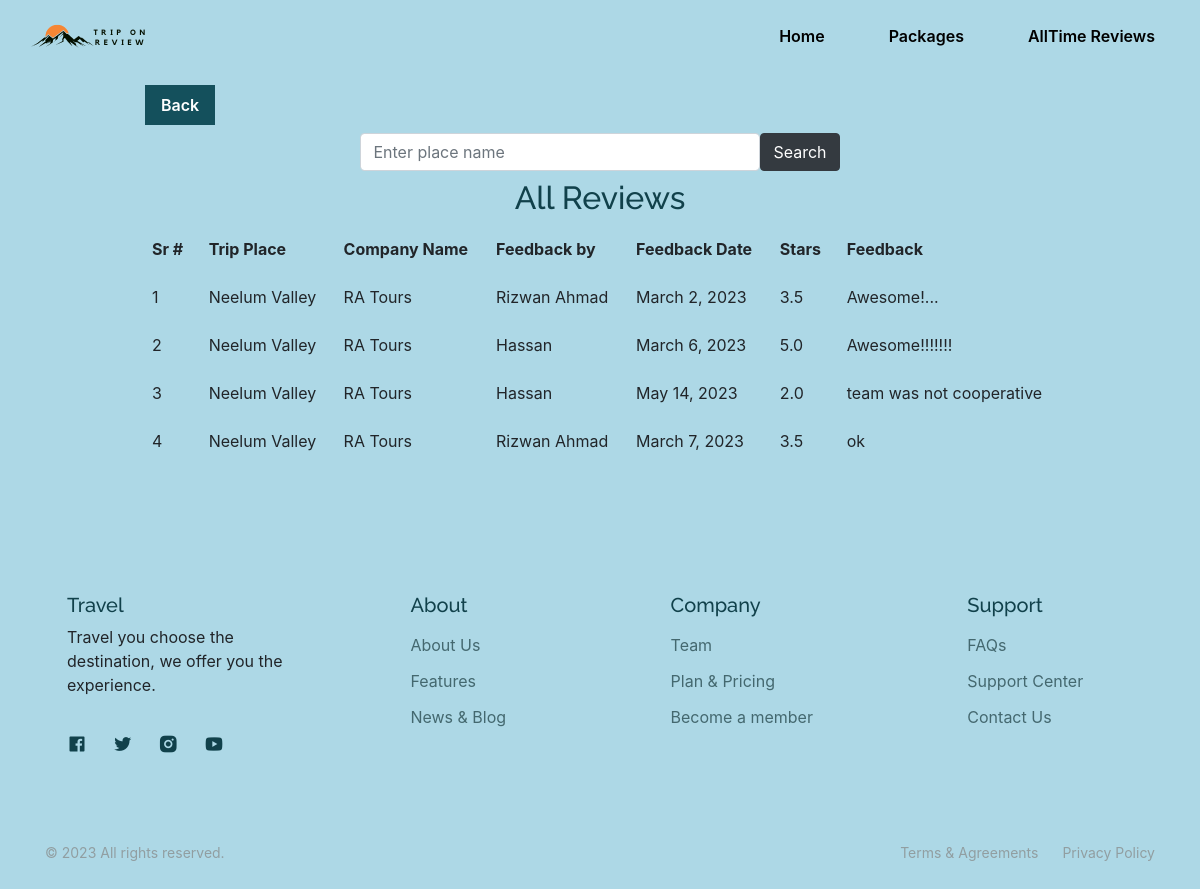
/placereviews/place=3, run on the app's committed database.
### app/models.py (models this page shows, shortened)
class Feedback(models.Model):
    usersignup_id = models.ForeignKey(Usersignup, related_name='usignup_id', on_delete=CASCADE)
    order_id = models.ForeignKey(Order, related_name='orderid', on_delete=CASCADE)
    stars = models.FloatField()
    feedback = models.CharField(max_length=250)
    feedback_date = models.DateField(default=datetime.date.today)

class Order(models.Model):
    usersignup_id = models.ForeignKey(Usersignup, related_name='usersignup_id', on_delete=CASCADE)
    trip_id = models.ForeignKey(Trip, related_name='trip', on_delete=CASCADE)
    order_id = models.CharField(max_length=10)
    name = models.CharField(max_length=100)
    email = models.EmailField()
    contact = models.CharField(max_length=20)
    persons = models.IntegerField()
    message = models.CharField(max_length=250)
    order_date = models.DateField(default=datetime.date.today)
    status = models.BooleanField(default=False)
    review = models.BooleanField(default=False)

class Trip(models.Model):
    company_id = models.ForeignKey(
        Company, related_name='company', on_delete=CASCADE)
    place = models.CharField(max_length=100)
    price = models.IntegerField()
    province = models.ForeignKey(
        Province, related_name='province', on_delete=CASCADE)
    city = models.CharField(max_length=50)
    noofdays = models.IntegerField()
    departuredate = models.DateField()
    createddate = models.DateField(default=datetime.date.today)
    image = models.ImageField(upload_to='tripimage')
    status = models.BooleanField(default=True)

class Company(models.Model):
    companysignup_id = models.ForeignKey(
        Companysignup, related_name='companysignup', on_delete=CASCADE)
    fname = models.CharField(max_length=100)
    lname = models.CharField(max_length=100)
    email = models.EmailField()
    phone = models.CharField(max_length=50)
    companyname = models.CharField(max_length=100)
    city = models.CharField(max_length=100)
    image = models.ImageField(upload_to='companyimage')
    description = models.CharField(max_length=100)
    status = models.BooleanField(default=False)

### app/views.py (the view)
# urls.py: path('placereviews/place=<int:id>', views.placereviews, name="placereviews"),
def placereviews(request,id=None):
    string = request.GET.get('search','')
    if string == '':
        trip_id = Trip.objects.filter(id=id).all()
    else:
        trip_id = Trip.objects.filter(id=id,place__contains=string).all()
    place_review = []
    if trip_id:
        for t in trip_id:
            ord = Order.objects.filter(trip_id=t.id,review=True).all()
            for o in ord:
                fe = Feedback.objects.filter(order_id=o ).all()
                for f in fe:
                    place_review.append(f)
    else:
        ord=""
    if request.session.get("user_uuid"):
        if id is not None:
            return render(request, 'user/reviews.html',{'companynav': True, 'userloged': True, "user": True,'place_review':place_review,'trip_id':trip_id,'ord':ord,'placereview':True,'search':string})
        else:
            return render(request, 'user/reviews.html',{'companynav': True, 'userloged': True, "user": True,'search':string})
    else:
        if id is not None:
            return render(request, 'user/reviews.html',{'companynav': True,'place_review':place_review,'trip_id':trip_id,'ord':ord,'placereview':True,'search':string})
        else:
            return render(request, 'user/reviews.html',{'companynav': True,'search':string})

### app/templates/user/reviews.html (shortened to what this page needs)
{% load static %}
<!DOCTYPE html>
    <html lang="en">
    <head>
        <link href="https://cdn.jsdelivr.net/npm/remixicon@2.5.0/fonts/remixicon.css" rel="stylesheet">
        <link rel="stylesheet" href="{% static 'css/swiper-bundle.min.css' %}">
        <link rel="stylesheet" href="{% static 'css/styles.css' %}">
        <link rel="stylesheet" href="https://stackpath.bootstrapcdn.com/bootstrap/4.4.1/css/bootstrap.min.css">
        <link rel="stylesheet" href="https://cdnjs.cloudflare.com/ajax/libs/font-awesome/4.0.3/css/font-awesome.css">
        {% include 'user/nav.html' %}
    </head>
    <body style="background-color:lightblue;">
<div class="container" style="margin-top: 85px;">
    <a class="button" style="cursor: pointer;padding: .5rem 1rem; margin-left: 100px; color:white;" onclick="history.back()">Back</a>
    <form method="GET" class="d-flex justify-content-center  py-2">
        {% if userreview %}
        <input class="form-control me-2 w-50 search-bar" type="search" name="search" {% if search  %} value="{{search}}" {% endif %} placeholder="Enter feedback keywords" aria-label="Search">
        {% elif reviewbycompany %}
        <input class="form-control me-2 w-50 search-bar" type="search" name="search" {% if search  %} value="{{search}}" {% endif %} placeholder="Enter place name" aria-label="Search">
        {% elif company %}
        <input class="form-control me-2 w-50 search-bar" type="search" name="search" {% if search  %} value="{{search}}" {% endif %} placeholder="Enter company name" aria-label="Search">
        {% elif placereview %}
        <input class="form-control me-2 w-50 search-bar" type="search" name="search" {% if search  %} value="{{search}}" {% endif %} placeholder="Enter place name" aria-label="Search">
        {% endif %}
        <button class="btn btn-dark "   type="submit">Search</button>
      </form>
{% if placereview %}
{% if place_review %}
<center><h2>All Reviews</h2></center>
<div class="d-flex justify-content-center row">
    <div class="col-md-10">
        <div class="rounded">
            <div class="table-responsive table-borderless">
                <table class="table">
                    <thead>
                        <tr>
                            <th>Sr #</th>
                            <th>Trip Place</th>
                            <th>Company Name</th>
                            <th>Feedback by</th>
                            <th>Feedback Date</th>
                            <th>Stars</th>
                            <th>Feedback</th>
                        </tr>
                    </thead>
                    <tbody class="table-body">
                        {% for review in place_review %}
                      <td>{{forloop.counter}}</td>
                      {% for o in ord %}
                      {% if o == review.order_id %}
                      <td>{{o.trip_id.place}}</td>
                      <td>{{o.trip_id.company_id.companyname}}</td>
                      {% endif %}
                      {% endfor %}
                      <td>{{review.order_id.name}}</td>
                      <td>{{review.feedback_date}}</td>
                      <td>{{review.stars}}</td>
                      <td>{{review.feedback}}</td>
                    {% endfor %}
                </tbody>
            </table>
        </div>
    </div>
</div>
</div>
{% else %}
<center><h1 style="margin-top:25%;margin-bottom:15%">No Feedbacks</h1></center>
{% endif %}
{% endif %}
</div>
            {% include 'user/footer.html' %}

### app/static/css/styles.css (style rules this page uses)
:root { --header-height: 4rem; --hue-color: 190; --first-color: hsl(var(--hue-color), 64%, 22%); --first-color-second: hsl(var(--hue-color), 64%, 22%); --first-color-alt: hsl(var(--hue-color), 64%, 15%); --title-color: hsl(var(--hue-color), 64%, 18%); --text-color: hsl(var(--hue-color), 24%, 35%); --text-color-light: hsl(var(--hue-color), 8%, 60%); --input-color: hsl(var(--hue-color), 24%, 97%); --body-color: hsl(var(--hue-color), 100%, 99%); --white-color: #FFF; --scroll-bar-color: hsl(var(--hue-color), 12%, 90%); --scroll-thumb-color: hsl(var(--hue-color), 12%, 75%); --body-font: 'Open Sans', sans-serif; --title-font: 'Raleway', sans-serif; --biggest-font-size: 2.5rem; --h1-font-size: 1.5rem; --h2-font-size: 1.25rem; --h3-font-size: 1rem; --normal-font-size: .938rem; --small-font-size: .813rem; --smaller-font-size: .75rem; --font-medium: 500; --font-semi-bold: 600; --mb-0-25: .25rem; --mb-0-5: .5rem; --mb-0-75: .75rem; --mb-1: 1rem; --mb-1-25: 1.25rem; --mb-1-5: 1.5rem; --mb-2: 2rem; --mb-2-5: 2.5rem; --z-tooltip: 10; --z-fixed: 100; --img-transition: .3s; --img-hidden: hidden; --img-scale: scale(1.1); }
@media screen and (min-width: 968px) { :root { --biggest-font-size: 4rem; --h1-font-size: 2.25rem; --h2-font-size: 1.75rem; --h3-font-size: 1.25rem; --normal-font-size: 1rem; --small-font-size: .875rem; --smaller-font-size: .813rem; } }
* { box-sizing: border-box; padding: 0; margin: 0; }
html { scroll-behavior: smooth; }
body { margin: var(--header-height) 0 0 0; font-family: var(--body-font); font-size: var(--normal-font-size); background-color: var(--body-color); color: var(--text-color); }
h1, h2, h3 { color: var(--title-color); font-weight: var(--font-semi-bold); font-family: var(--title-font); }
a { text-decoration: none; }
button, input { border: none; font-family: var(--body-font); font-size: var(--normal-font-size); }
button { cursor: pointer; }
input { outline: none; }
.container { max-width: 968px; margin-left: var(--mb-1); margin-right: var(--mb-1); }
.button { display: inline-block; background-color: var(--first-color); color: var(--white-color); padding: 1rem 2rem; font-weight: var(--font-semi-bold); transition: .3s; }
@media screen and (min-width: 768px) { body { margin: 0; } }
@media screen and (min-width: 1024px) { .container { margin-left: auto; margin-right: auto; } }
@media screen and (min-width: 1200px) { .container { max-width: 1024px; } }
@media screen and (min-height: 721px) { body { margin: 0; } }
.search-bar { max-width: 400px; }

### data on the page
Feedback: order_id.name "Rizwan Ahmad", feedback_date "March 2, 2023", stars "3.5", feedback "Awesome!..."
Order: trip_id.place "Neelum Valley", trip_id.company_id.companyname "RA Tours"
Feedback: order_id.name "Hassan", feedback_date "March 6, 2023", stars "5.0", feedback "Awesome!!!!!!!"
Order: trip_id.place "Neelum Valley", trip_id.company_id.companyname "RA Tours"
Feedback: order_id.name "Hassan", feedback_date "May 14, 2023", stars "2.0", feedback "team was not cooperative"
Feedback: order_id.name "Rizwan Ahmad", feedback_date "March 7, 2023", stars "3.5", feedback "ok"
Order: trip_id.place "Neelum Valley", trip_id.company_id.companyname "RA Tours"
